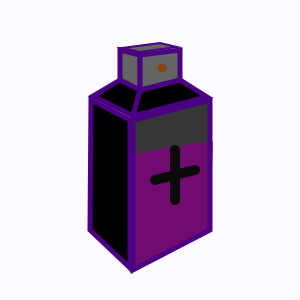
Frame 1 (no input)
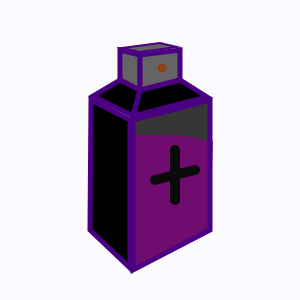
Frame 60 (no input)
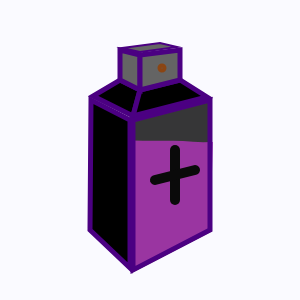
Frame 120 (the mouse pressed at the canvas centre since frame 60)

The p5.js sketch that drew these frames (run headless with seeded random() and noise() and a simulated clock; from frame 60 on, the mouse is pressed at the canvas centre):

// p5.js sketch
// ── sketch.js
function setup() {
	createCanvas(300,300);
	
}


function draw() {
  background(250,250,255);
  fill(0,0,0,200);
  quad(133,270,133,120,210,100,210,230);
  drawwater();
  fill(0,0,0);
  stroke(75,0,130);
  strokeWeight(5);
//  line(90,100,90,230);
//  line(90,100,130,120);
//  line(130,120,130,270);
//  line(90,230,130,270);
//  line(210,100,210,230);
//  line(210,230,130,270);
//  line(130,120,210,100);
//  line(90,100,120,80);
//  line(130,120,140,90);
//  line(210,100,180,80);
//  line(180,80,180,50);
//  line(120,80,120,50);
//  line(140,90,140,55);

  quad(91,100,90,230,130,268,130,120);
  quad(93,96,133,116,140,90,120,80);
  quad(133,116,140,90,180,80,207,97);




  fill(0,0,0,0);
  quad(133,270,133,120,210,100,210,230);

  fill(100,100,100);
  quad(120,80,120,50,140,55,140,90);
  quad(140,55,140,90,180,80,180,50);

  strokeWeight(2);
  quad(122,48,140,52,177,47,160,43);


  //hex(90,100,130,120,140,90,140,55,120,50,120,80);

  stroke(10,10,10);
  strokeWeight(10);
  line(175,150,175,200);
  line(155,180,195,170);

  stroke(139,69,19);
  strokeWeight(4);
  circle(162,68,5);

}
var yoff = 0;
var r1 = 128;
var r2 = 0;
var r3 = 128;
function drawwater() {

    fill(r1,r2,r3,200);
    strokeWeight(0);
  
    beginShape();

    var xoff = 0;
    for (var x = 133; x <= 213; x += 10) {
        var y = map(noise(xoff, yoff), 0, 1, 120, 170);

        vertex(x, y);

        xoff += 0.05;
    }
    yoff += 0.03;
    vertex(210, 230);
    vertex(133, 270);
    endShape(CLOSE);
}
function mousePressed(){
	r1 = random(255)
	r2 = random(255)
	r3 = random(255)
}
